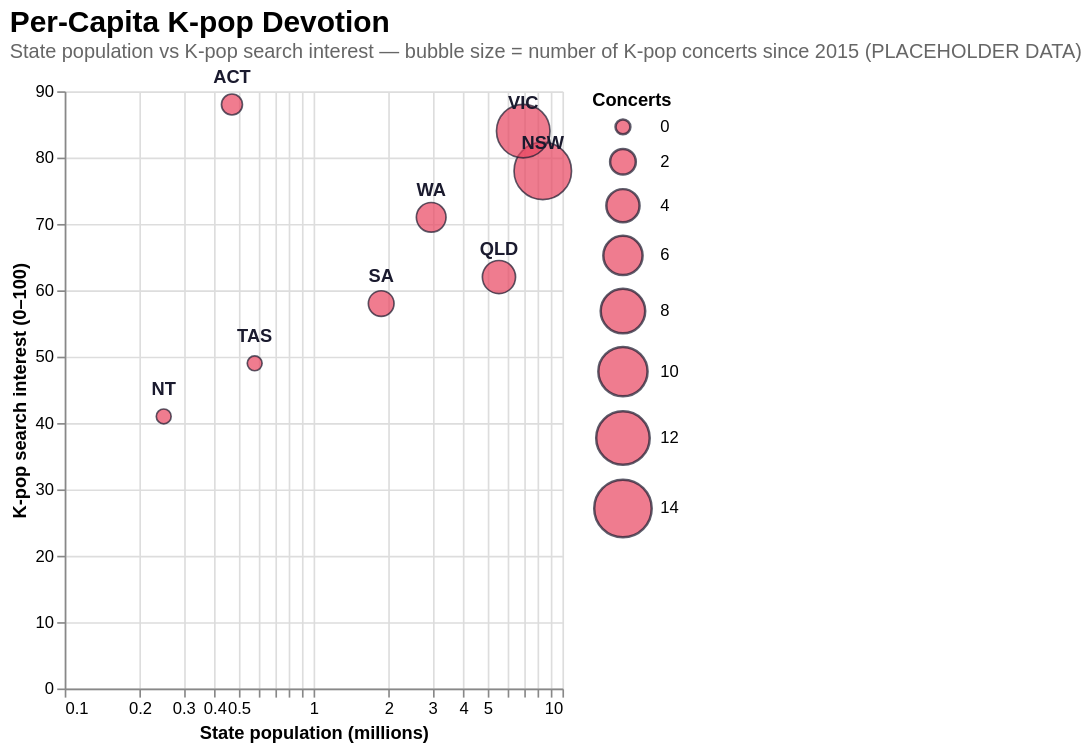

Express this chart as Vega-Lite.
### Vega-Lite specification from a JSON file in a GitHub repository (floating-point values rounded to 4 significant figures)
{"$schema": "https://vega.github.io/schema/vega-lite/v5.json", "title": {"text": "Per-Capita K-pop Devotion", "subtitle": "State population vs K-pop search interest — bubble size = number of K-pop concerts since 2015 (PLACEHOLDER DATA)", "anchor": "start", "fontSize": 18, "subtitleFontSize": 12, "subtitleColor": "#666"}, "width": "container", "height": 360, "data": {"values": [{"state": "NSW", "pop_millions": 8.34, "interest": 78, "concerts": 14}, {"state": "VIC", "pop_millions": 6.96, "interest": 84, "concerts": 12}, {"state": "QLD", "pop_millions": 5.56, "interest": 62, "concerts": 4}, {"state": "WA", "pop_millions": 2.97, "interest": 71, "concerts": 3}, {"state": "SA", "pop_millions": 1.87, "interest": 58, "concerts": 2}, {"state": "TAS", "pop_millions": 0.58, "interest": 49, "concerts": 0}, {"state": "ACT", "pop_millions": 0.47, "interest": 88, "concerts": 1}, {"state": "NT", "pop_millions": 0.25, "interest": 41, "concerts": 0}]}, "layer": [{"mark": {"type": "circle", "opacity": 0.7, "stroke": "#1a1a2e", "strokeWidth": 1}, "encoding": {"x": {"field": "pop_millions", "type": "quantitative", "title": "State population (millions)", "scale": {"type": "log"}}, "y": {"field": "interest", "type": "quantitative", "title": "K-pop search interest (0–100)"}, "size": {"field": "concerts", "type": "quantitative", "title": "Concerts", "scale": {"range": [80, 1200]}}, "color": {"value": "#e94560"}, "tooltip": [{"field": "state", "title": "State"}, {"field": "pop_millions", "title": "Population (M)"}, {"field": "interest", "title": "K-pop interest"}, {"field": "concerts", "title": "Concerts"}]}}, {"mark": {"type": "text", "dy": -16, "fontWeight": "bold", "color": "#1a1a2e"}, "encoding": {"x": {"field": "pop_millions", "type": "quantitative", "scale": {"type": "log"}}, "y": {"field": "interest", "type": "quantitative"}, "text": {"field": "state"}}}], "config": {"view": {"stroke": null}}}
